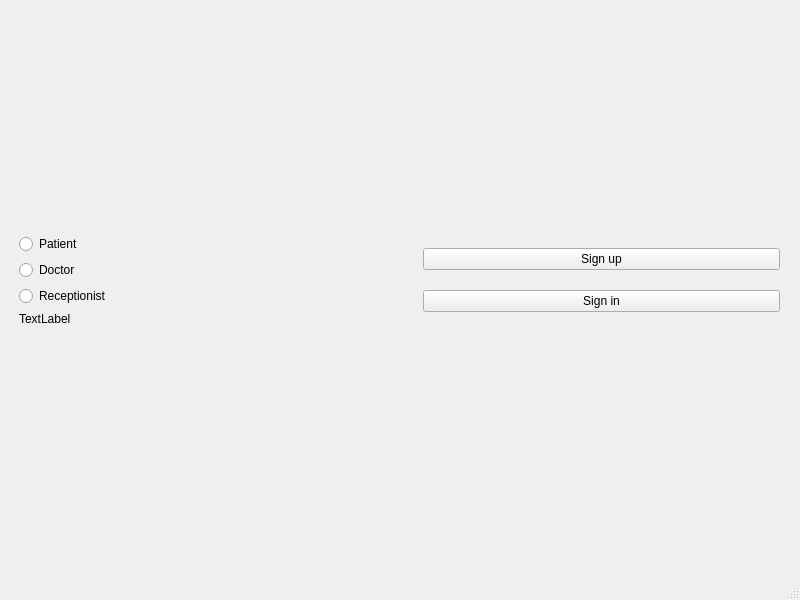
<?xml version="1.0" encoding="UTF-8"?>
<ui version="4.0">
 <class>MainWindow</class>
 <widget class="QMainWindow" name="MainWindow">
  <property name="geometry">
   <rect>
    <x>0</x>
    <y>0</y>
    <width>800</width>
    <height>600</height>
   </rect>
  </property>
  <property name="windowTitle">
   <string>MainWindow</string>
  </property>
  <widget class="QWidget" name="centralwidget">
   <widget class="QWidget" name="gridLayoutWidget">
    <property name="geometry">
     <rect>
      <x>-1</x>
      <y>0</y>
      <width>801</width>
      <height>561</height>
     </rect>
    </property>
    <layout class="QGridLayout" name="gridLayout">
     <item row="0" column="0">
      <layout class="QVBoxLayout" name="verticalLayout_4">
       <property name="leftMargin">
        <number>20</number>
       </property>
       <item>
        <widget class="QRadioButton" name="patient">
         <property name="text">
          <string>Patient</string>
         </property>
        </widget>
       </item>
       <item>
        <widget class="QRadioButton" name="doctor">
         <property name="text">
          <string>Doctor</string>
         </property>
        </widget>
       </item>
       <item>
        <widget class="QRadioButton" name="receptionist">
         <property name="text">
          <string>Receptionist</string>
         </property>
        </widget>
       </item>
       <item>
        <widget class="QLabel" name="validation">
         <property name="text">
          <string>TextLabel</string>
         </property>
        </widget>
       </item>
      </layout>
     </item>
     <item row="0" column="1">
      <layout class="QVBoxLayout" name="verticalLayout_2">
       <property name="leftMargin">
        <number>20</number>
       </property>
       <property name="rightMargin">
        <number>20</number>
       </property>
       <item>
        <widget class="QPushButton" name="sign_up">
         <property name="text">
          <string>Sign up</string>
         </property>
        </widget>
       </item>
       <item>
        <widget class="QPushButton" name="sign_in">
         <property name="text">
          <string>Sign in</string>
         </property>
        </widget>
       </item>
      </layout>
     </item>
    </layout>
   </widget>
  </widget>
  <widget class="QMenuBar" name="menubar">
   <property name="geometry">
    <rect>
     <x>0</x>
     <y>0</y>
     <width>800</width>
     <height>22</height>
    </rect>
   </property>
  </widget>
  <widget class="QStatusBar" name="statusbar"/>
 </widget>
 <resources/>
 <connections/>
</ui>
